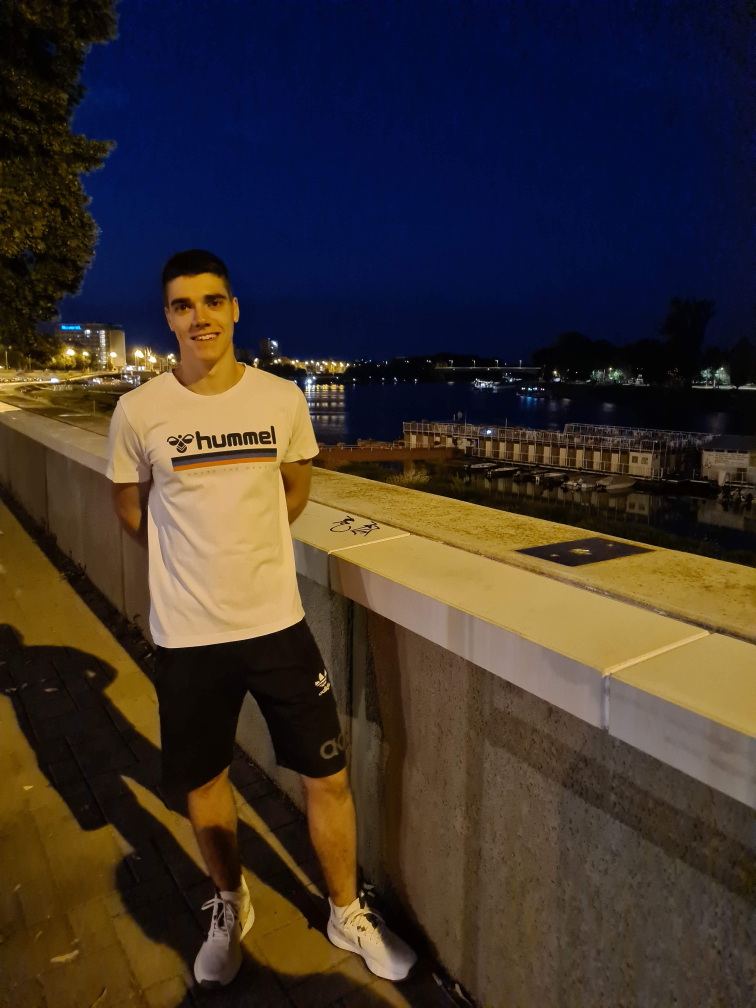
#> input picture dataset_v1/20220707_213118.jpg, 3024 x 4032 px (shown at 1/4 size); its folder holds only this picture in this run
$ python prepare_dataset.py
#> lines starting #> are read from the running program, lines starting #| are printed output that depends on the picture
import cv2
import os
import numpy as np
import matplotlib.pyplot as plt
import skimage.metrics
from clustimage import Clustimage
path = './dataset_v1/'
training_data=[]
# Load the cascade
counter = 0
face_cascade = cv2.CascadeClassifier('haarcascade_frontalface_default.xml')
for img in os.listdir(path):
    # read every picture from the dataset
    pic = cv2.imread(os.path.join(path,img))
#> pic is the input picture: shape (4032, 3024, 3); mean B, G, R 45.6, 51.3, 61.8
    # gray = cv2.cvtColor(pic, cv2.COLOR_BGR2GRAY)
    gray = cv2.cvtColor(pic, cv2.COLOR_BGR2RGB)

    # Detect the faces
    faces = face_cascade.detectMultiScale(pic, 1.4, 10)
#> faces = [[627, 1077, 354, 354]]
    # Draw the rectangle around each face
    for (x, y, w, h) in faces:
        cv2.rectangle(pic, (x, y), (x + w, y + h), (255, 0, 0), 2)
        #get every cropped face
        cropped_image = pic[y:h + y, x:w + x]
        cropped_image = cv2.resize(cropped_image,(64,64))
        cv2.imwrite("./dataset_croped/{}.jpeg".format(counter), cropped_image)
        counter+=1
        print("storing pic nr {}".format(counter))
        cv2.imwrite("./dataset_croped/{}.jpeg".format(counter),cv2.flip(cropped_image, 1))
        counter+=1
        print("storing pic nr {}".format(counter))
#> this loop made 1 pass
#> (x, y, w, h, counter) on pass 1: (627, 1077, 354, 354, 2)
#| storing pic nr 1
#| storing pic nr 2
#> pass 1, `cropped_image = pic[y:h + y, x:w + x]`:
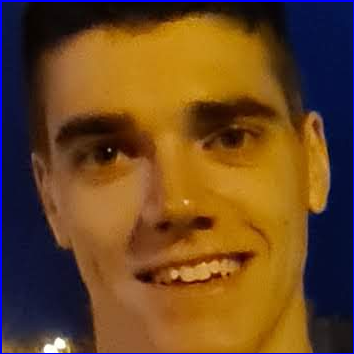
#> cropped_image: shape (354, 354, 3); mean B, G, R 33.9, 71.3, 107.6
#> pass 1, `cropped_image = cv2.resize(cropped_image,(64,64))`:
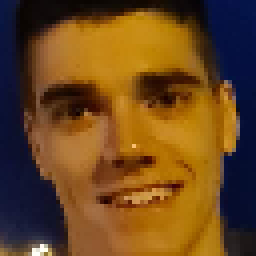
#> cropped_image: shape (64, 64, 3) (shown 4 times larger); mean B, G, R 30.3, 71.8, 108.2
#> pass 1, `cv2.imwrite("./dataset_croped/{}.jpeg".format(counter),cv2.flip(croppe..`:
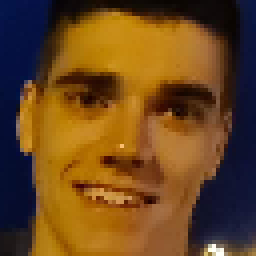
#> saved as 1.jpeg: shape (64, 64, 3) (shown 4 times larger); mean B, G, R 30.3, 71.8, 108.2
#> after the loop, counter = 2

$ run again, on dataset_v1/20220708003218522.jpeg
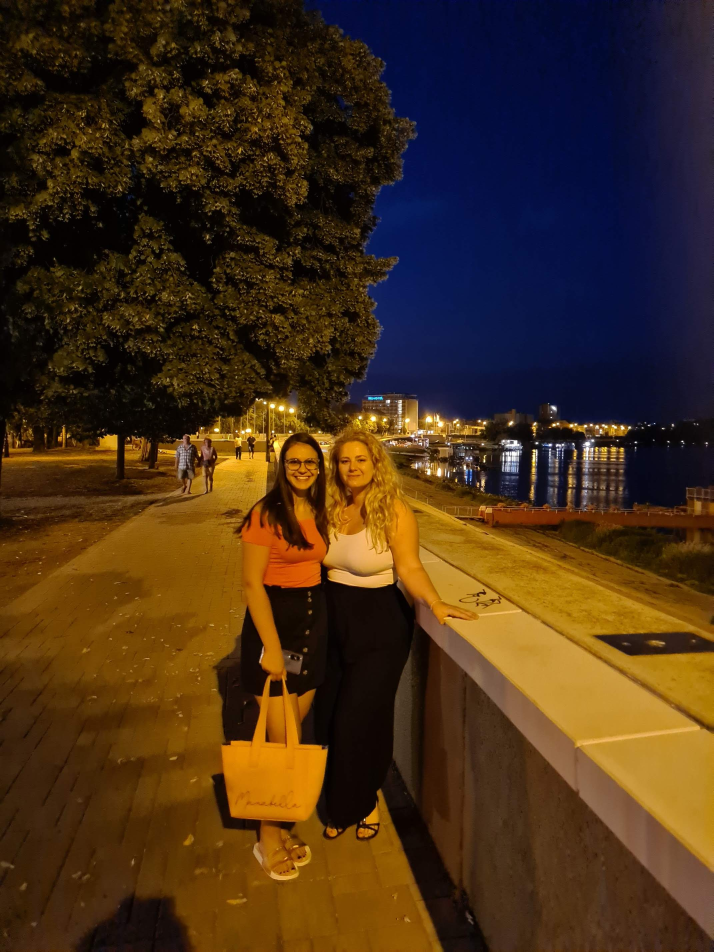
#> input picture dataset_v1/20220708003218522.jpeg, 2140 x 2854 px (shown at 1/3 size)
#> pic is the input picture: shape (2854, 2140, 3); mean B, G, R 24.6, 47.4, 70.7
#> faces = [[997, 1330, 129, 129], [840, 1337, 129, 129]]
#> the loop `for (x, y, w, h) in faces:` made 2 passes
#> (x, y, w, h, counter) on passes 1 to 2: (997, 1330, 129, 129, 2), (840, 1337, 129, 129, 4)
#> (printed output is left out)
#> pass 1, `cv2.imwrite("./dataset_croped/{}.jpeg".format(counter),cv2.flip(croppe..`:
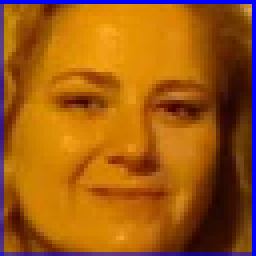
#> saved as 1.jpeg: shape (64, 64, 3) (shown 4 times larger); mean B, G, R 18.5, 90.9, 159.4
#> after the loop `for (x, y, w, h) in faces:`:
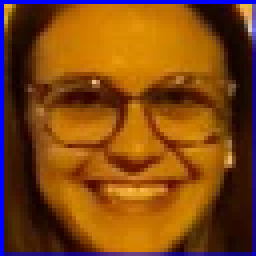
#> cropped_image: shape (64, 64, 3) (shown 4 times larger); mean B, G, R 19.5, 71.1, 127.4
#> after the loop `for (x, y, w, h) in faces:`: counter = 4

$ run again, on dataset_v1/20220708_141503.jpg
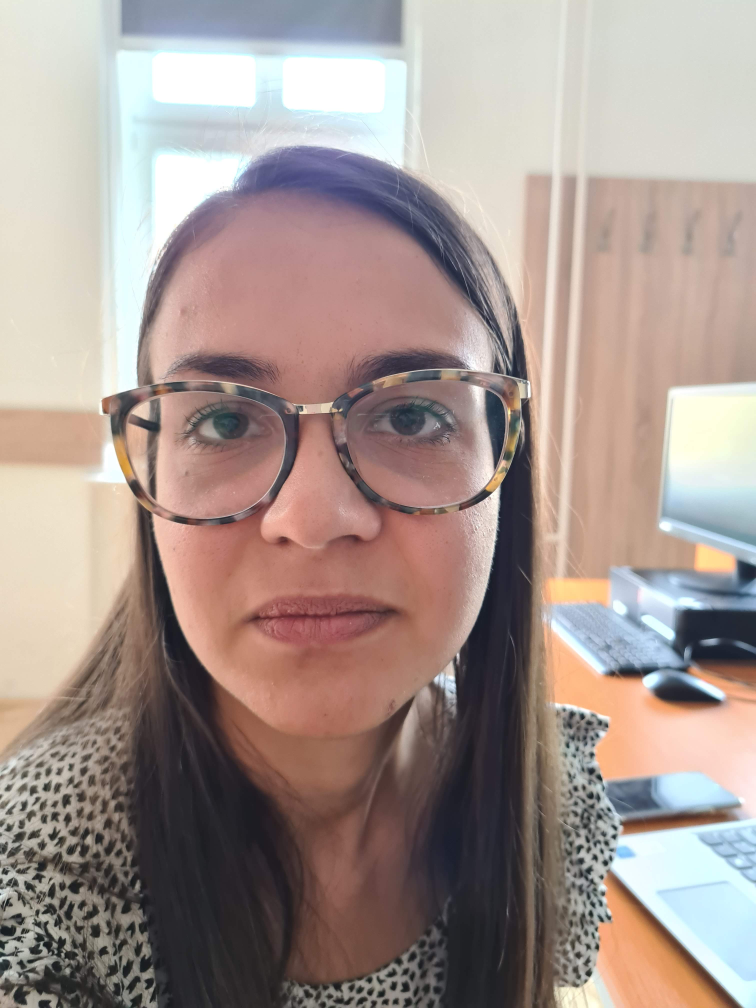
#> input picture dataset_v1/20220708_141503.jpg, 3024 x 4032 px (shown at 1/4 size)
#> pic is the input picture: shape (4032, 3024, 3); mean B, G, R 143.4, 149.5, 165.3
#> faces = [[370, 959, 1905, 1905]]
#> the loop `for (x, y, w, h) in faces:` made 1 pass
#> (x, y, w, h, counter) on pass 1: (370, 959, 1905, 1905, 2)
#> (printed output is left out)
#> pass 1, `cropped_image = cv2.resize(cropped_image,(64,64))`:
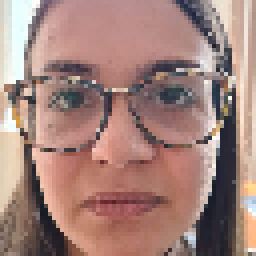
#> cropped_image: shape (64, 64, 3) (shown 4 times larger); mean B, G, R 123, 130.3, 163.2
#> pass 1, `cv2.imwrite("./dataset_croped/{}.jpeg".format(counter),cv2.flip(croppe..`:
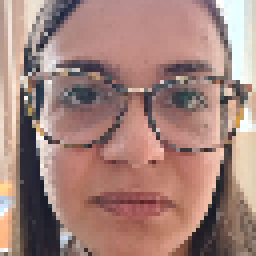
#> saved as 1.jpeg: shape (64, 64, 3) (shown 4 times larger); mean B, G, R 123, 130.3, 163.2
#> after the loop `for (x, y, w, h) in faces:`: counter = 2

$ run again, on dataset_v1/20220707_213134.jpg
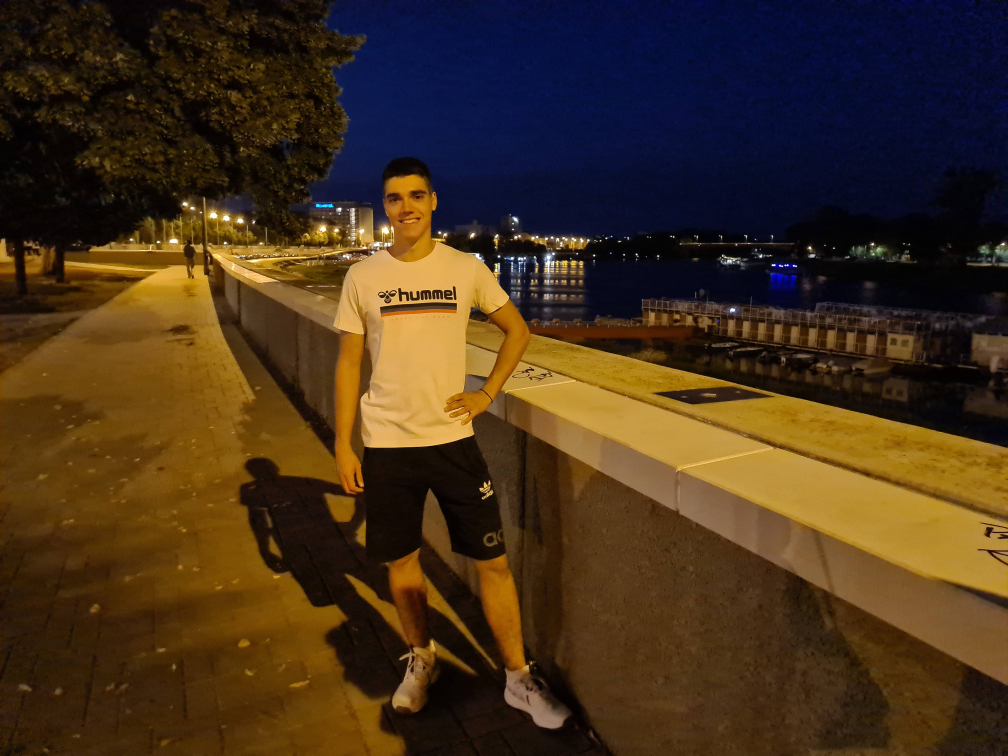
#> input picture dataset_v1/20220707_213134.jpg, 4032 x 3024 px (shown at 1/4 size)
#> pic is the input picture: shape (3024, 4032, 3); mean B, G, R 27.4, 49.6, 70
#> faces = [[1501, 692, 253, 253]]
#> the loop `for (x, y, w, h) in faces:` made 1 pass
#> (x, y, w, h, counter) on pass 1: (1501, 692, 253, 253, 2)
#> (printed output is left out)
#> pass 1, `cropped_image = cv2.resize(cropped_image,(64,64))`:
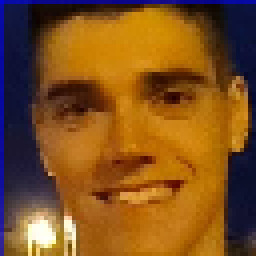
#> cropped_image: shape (64, 64, 3) (shown 4 times larger); mean B, G, R 30.7, 81.4, 128.4
#> pass 1, `cv2.imwrite("./dataset_croped/{}.jpeg".format(counter),cv2.flip(croppe..`:
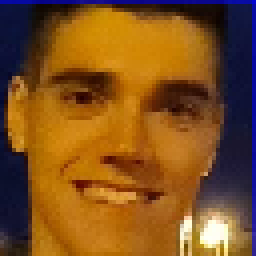
#> saved as 1.jpeg: shape (64, 64, 3) (shown 4 times larger); mean B, G, R 30.7, 81.4, 128.4
#> after the loop `for (x, y, w, h) in faces:`: counter = 2
